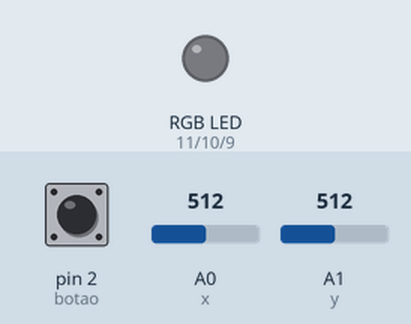
The sketch below on a simulated Arduino Uno, built with avr-gcc and run on an emulated ATmega328P. On the bench: an RGB LED mixed from three pins (HIGH = lit). Dashed ring = blinking. The inputs (shaded band) are chosen by the test bench; at power-on: pin 2 (botao) HIGH, A0 (x) = 512, A1 (y) = 512. What the sketch prints to the serial monitor is not drawn.

Above: at 1.2 s.
1.3 s: pin 2 (botao) pulled LOW for 1 s
At 2.3 s:
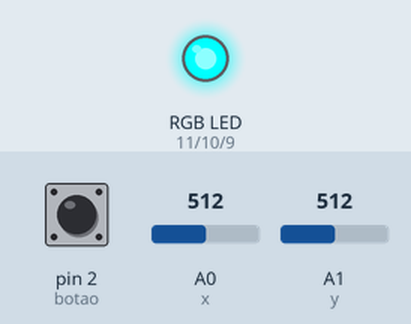
3.8 s: A0 (x) set to 0
At 4.4 s:
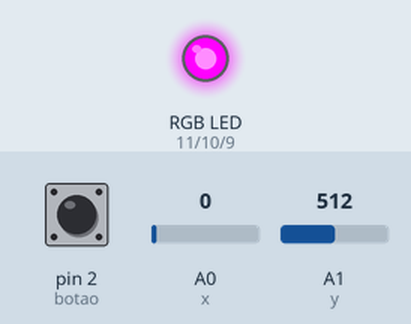
5.3 s: A1 (y) set to 0
At 6.5 s:
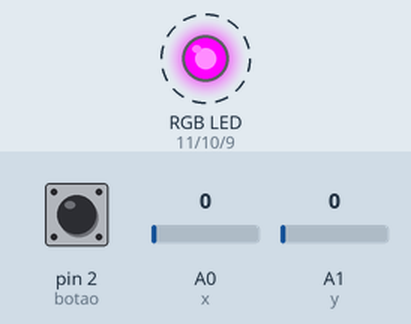
6.8 s: pin 2 (botao) pulled LOW for 0.15 s
At 9.1 s:
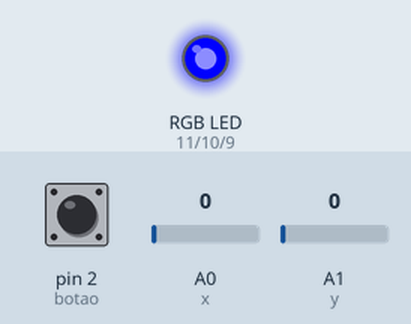
9.9 s: A0 (x) set to 1008
At 11.0 s:
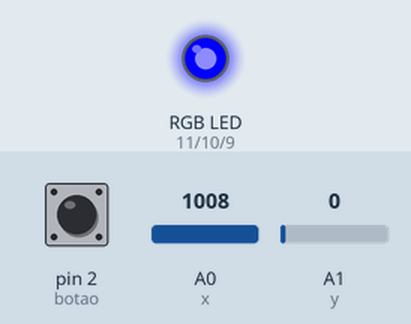
12.9 s: A0 (x) set to 1023
At 13.8 s:
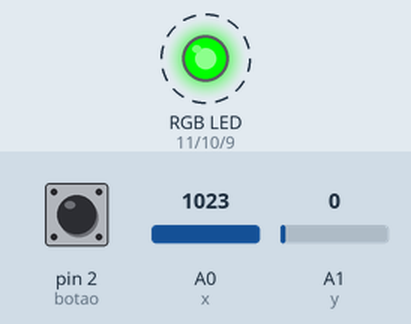
Timing chart, 0 to 63.4 s (numbered marks = the images above; inputs shaded):
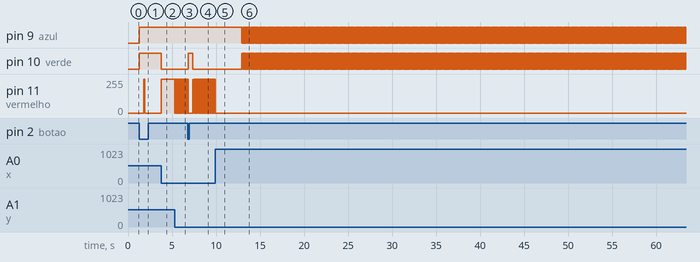

Measured:
- the behaviour switches between 1022 and 1023 on A0 (x) (found by bisection; images 5 and 6)
- after the input at 1.3 s, pin 9 (azul), pin 10 (verde): LOW → HIGH at once; pin 11 (vermelho): 0/255 → 255/255 after 0.50 s, → 0/255 0.08 s later
- after the input at 3.8 s, pin 10 (verde): HIGH → LOW at once; pin 11 (vermelho): 0/255 → 255/255 at once
- after the input at 5.3 s, pin 11 (vermelho): alternates 255/255 for 0.02 s and 0/255 for 0.02 s, starting at once
- after the input at 6.8 s, pin 10 (verde): LOW → HIGH after 0.05 s, → LOW 0.50 s later
- after the input at 9.9 s, pin 11 (vermelho): goes on until 9.9 s, then stays 0/255
- after the input at 12.9 s, pin 9 (azul), pin 10 (verde): alternates HIGH for 0.02 s and LOW for 0.02 s, starting at once

The sketch:

joystick.ino
```cpp
#define vermelho 11
#define verde 10
#define azul 9
#define x A0    // Saída analógica (Eixo X)
#define y A1    // Saída analógica (Eixo Y)
#define botao 2 // Saída digital do botão (Eixo Z)

void Vermelho()
{
    digitalWrite(azul, LOW);
    digitalWrite(verde, LOW);
    digitalWrite(vermelho, HIGH);
}
void Verde()
{
    digitalWrite(vermelho, LOW);
    digitalWrite(azul, LOW);
    digitalWrite(verde, HIGH);
}
void Azul()
{
    digitalWrite(vermelho, LOW);
    digitalWrite(verde, LOW);
    digitalWrite(azul, HIGH);
}
void Branco()
{
    digitalWrite(azul, HIGH);
    digitalWrite(vermelho, HIGH);
    digitalWrite(verde, HIGH);
}
void Magenta()
{
    digitalWrite(verde, LOW);
    digitalWrite(azul, HIGH);
    digitalWrite(vermelho, HIGH);
}
void Ciano()
{
    digitalWrite(vermelho, LOW);
    digitalWrite(verde, HIGH);
    digitalWrite(azul, HIGH);
}

void setup()
{
    Serial.begin(9600);
    while (!Serial)
        ;
    pinMode(vermelho, OUTPUT);
    pinMode(verde, OUTPUT);
    pinMode(azul, OUTPUT);
    pinMode(botao, INPUT_PULLUP); // HIGH quando o botão não estiver pressionado
}

void loop()
{
    // Notas:
    // > declarações switch...case não permitiram a leitura em 'tempo real' das
    // entradas analógicas, então declaraçóes 'if' (sem else if), foram as melhores

    if (analogRead(x) == 0)
    {
        Serial.println("direção: cima");
        Magenta();
    }
    if (analogRead(x) == 1023)
    {
        Serial.println("direção: baixo");
        Verde();
    }

    if (analogRead(y) == 0)
    {
        Serial.println("direção: direita");
        Azul();
    }
    if (analogRead(y) == 1023)
    {
        Serial.println("direção: esquerda");
        Vermelho();
    }

    if ((digitalRead(botao)) == 0)
    {
        Serial.println("botão pressionado");
        Ciano();
        delay(500);

        if ((digitalRead(botao)) == 0)
        {
            Branco();

            if ((digitalRead(botao)) == 0)
            {
                Serial.println("------------------------------------");
                Serial.print("Eixo X: ");
                Serial.println(analogRead(x));
                Serial.print("Eixo Y: ");
                Serial.println(analogRead(y));
                Serial.print("Leitura do botão: ");
                Serial.println(digitalRead(botao));
                Serial.println("------------------------------------");
            }
        }
    }
}
```
